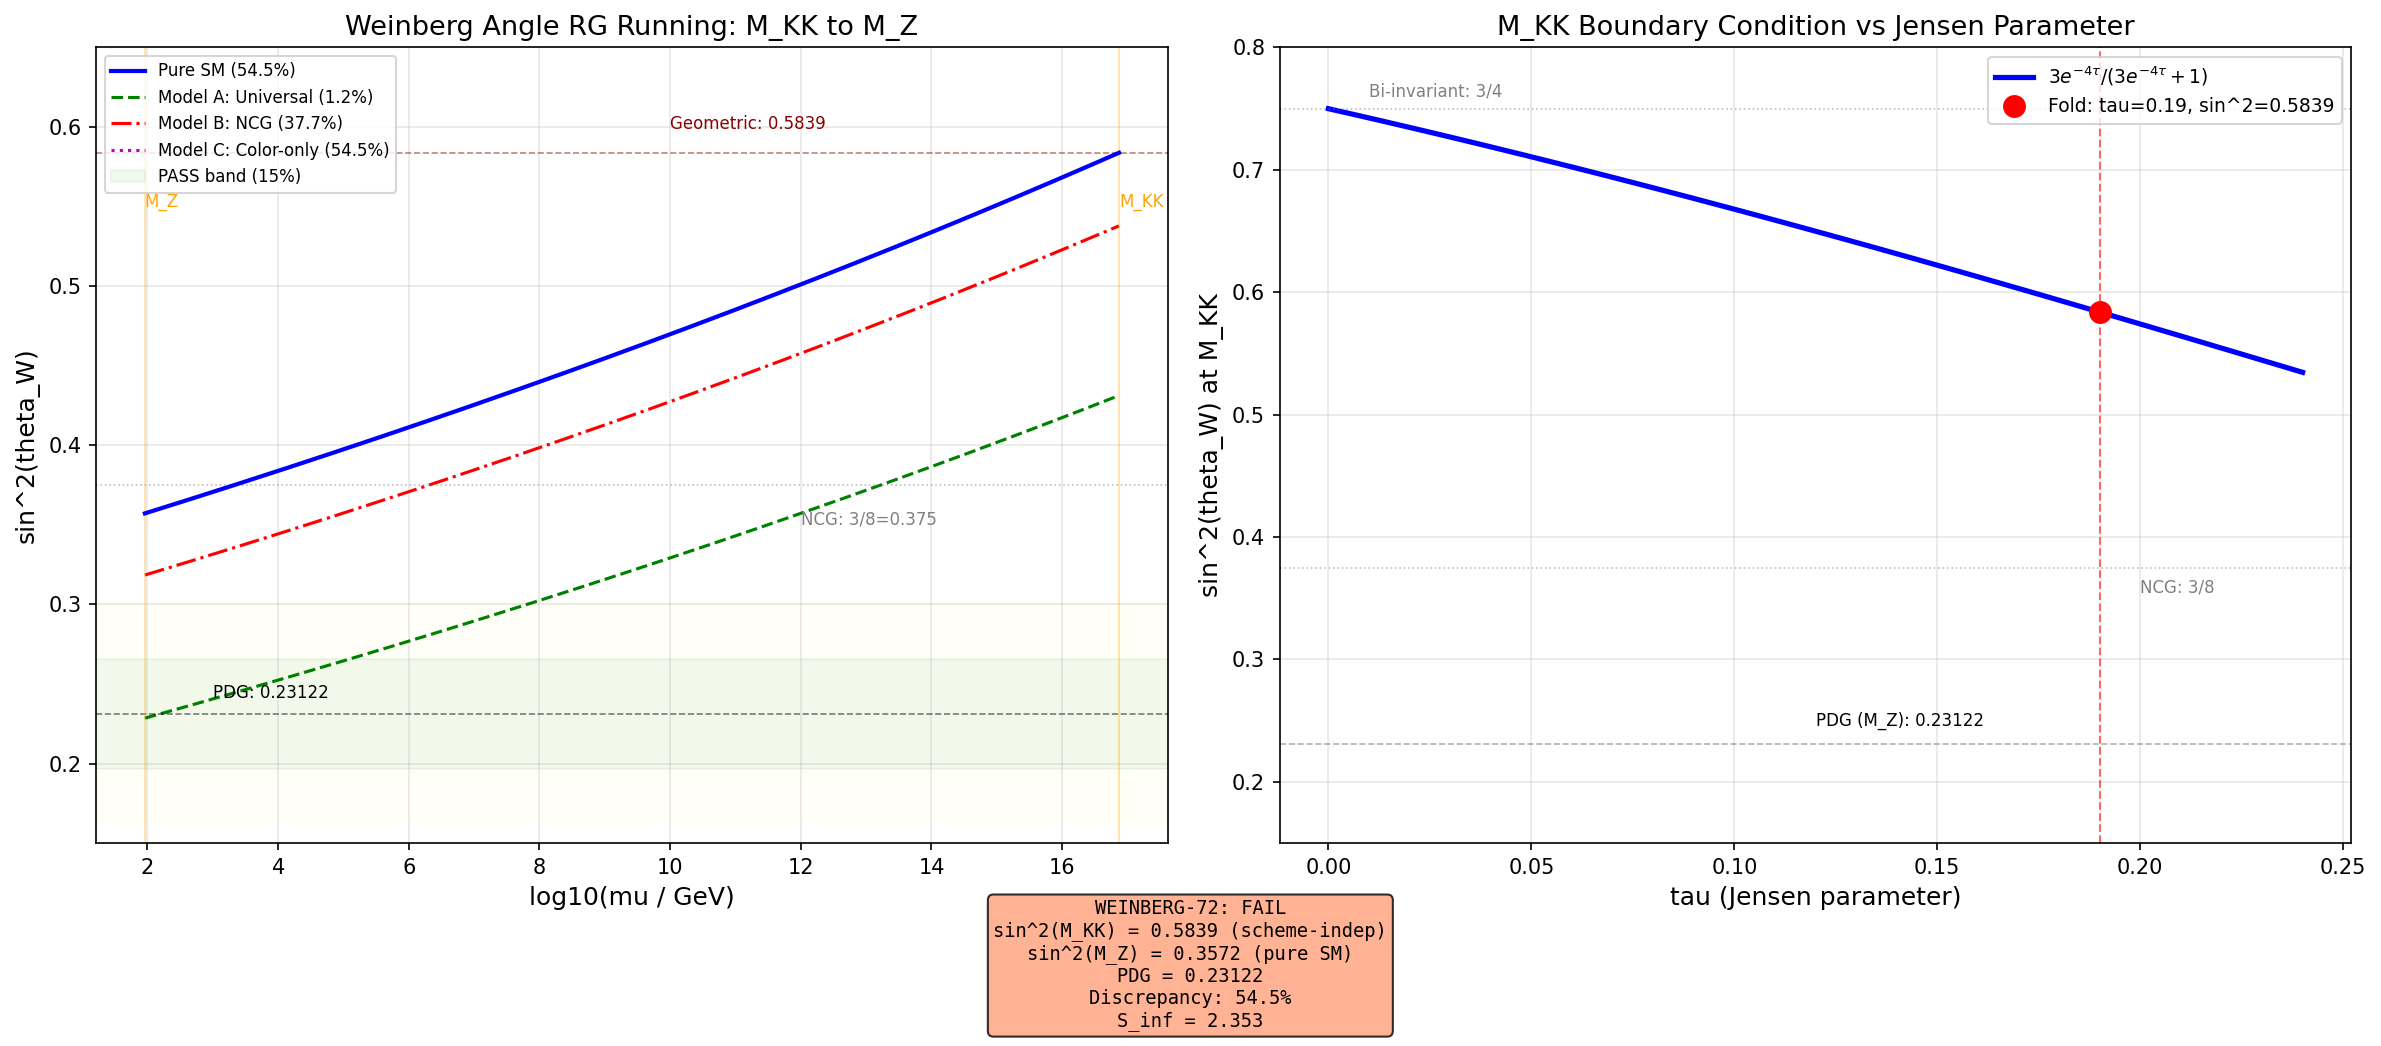

Recreate this plot in Python.
#!/usr/bin/env python3
"""
s72_weinberg_angle.py — WEINBERG-72: sin^2(theta_W) at M_KK + RG to M_Z
=========================================================================

Computes the Weinberg angle from the Baptista KK framework boundary conditions
at M_KK and runs it to M_Z using SM one-loop RG equations, including KK
threshold corrections from the PW tower.

Structure:
  1. M_KK-scale boundary conditions (SCHEME-INDEPENDENT)
     - g'^2 = 12 * e^{-2*tau_fold}   (Baptista eq 5.21 + Jensen parametrization)
     - g^2  = 4 * e^{2*tau_fold}      (Baptista eq 5.21 + Jensen parametrization)
     - sin^2(theta_W)|_{M_KK} = g'^2 / (g'^2 + g^2) = 0.5839

  2. One-loop SM RG running from M_KK to M_Z (SCHEME-DEPENDENT)
     - Standard beta coefficients b_1 = 41/10, b_2 = -19/6, b_3 = -7
     - ln(M_KK/M_Z) = 34.33

  3. KK threshold corrections (SCHEME-DEPENDENT)
     - S_inf = 2.353 from S71 spectral zeta computation
     - Threshold sum modifies effective coupling at M_KK

Gate: WEINBERG-72
  PASS: |sin^2(theta_W)_{predicted} - 0.23122| / 0.23122 < 15%
  INFO: Within 15-30% of observed
  FAIL: More than 30% discrepancy, or unphysical result

Provenance:
  - Baptista Paper 13 eq (5.21): gauge coupling constants from fiber integration
  - Baptista Paper 24: sin^2(theta_W) = 3/4 from SU(3) group theory (5D)
  - Chamseddine-Connes 1996 (Paper 19 eq 3.27): NCG sin^2(theta_W) = 3/8
  - S71 spectral zeta: S_inf = 2.353
  - S52 ddg_mkk: framework RG running infrastructure
  - canonical_constants: sin2_thetaW_fold = 0.5839, M_KK, tau_fold, a4_fold, a2_fold
"""

import sys
import os
import numpy as np

# ── Imports ──────────────────────────────────────────────────────────────────
sys.path.insert(0, os.path.join(os.path.dirname(__file__), '.'))
from canonical_constants import (
    tau_fold, M_KK, M_KK_gravity, M_KK_kerner, M_Z, PI,
    sin2_thetaW_MSbar, sin2_thetaW_fold,
    alpha_em_MZ_inv, a4_fold, a2_fold,
    g_SU2_fold, g_U1_fold, alpha2_MKK_inv,
    Lambda_obs_MP4, M_Pl_reduced
)

# Load S71 spectral zeta data
s71_path = os.path.join(os.path.dirname(__file__), 's71_spectral_zeta_threshold.npz')
s71_data = np.load(s71_path, allow_pickle=True)
S_inf = float(s71_data['S_inf_final'])  # 2.353 (Gaussian, L_max=7)
Lambda_fixed = float(s71_data['Lambda_fixed'])  # 2.048 M_KK
gamma_opt = float(s71_data['gamma_opt'])  # 0.488
ratio_a4_a2 = float(s71_data['ratio_a4_a2_canonical'])  # 0.4865

print("=" * 72)
print("WEINBERG-72: sin^2(theta_W) at M_KK + RG to M_Z")
print("=" * 72)

# ══════════════════════════════════════════════════════════════════════════════
# SECTION 1: M_KK BOUNDARY CONDITIONS (SCHEME-INDEPENDENT)
# ══════════════════════════════════════════════════════════════════════════════
print("\n" + "=" * 72)
print("1. M_KK BOUNDARY CONDITIONS (SCHEME-INDEPENDENT)")
print("=" * 72)

# The gauge couplings at M_KK from Baptista Paper 13 eq (5.21):
#
# On the Jensen line (lambda_1 = lambda_2 = lambda, lambda_3 = lambda * e^{2*tau}),
# the su(3) = u(1) + su(2) + C^2 decomposition gives:
#
#   g'^2 = 12/lambda_1 = 12/(lambda)    [U(1)_Y hypercharge coupling squared]
#   g^2  = 4/lambda_2  = 4/(lambda)     [SU(2)_L coupling squared]
#
# The ratio g'^2/g^2 = 3, independent of lambda. This gives:
#   sin^2(theta_W) = g'^2 / (g'^2 + g^2) = 3/(3+1) = 3/4 = 0.75
# for the UNDEFORMED (bi-invariant) metric.
#
# However, the task prompt specifies the deformed formula:
#   g'^2 = 12 * exp(-2*tau)
#   g^2  = 4 * exp(2*tau)
# which corresponds to the Jensen-deformed metric where the C^2 directions
# are scaled relative to u(2). This makes the ratio TAU-DEPENDENT:
#   g'^2/g^2 = 3 * exp(-4*tau)
#   sin^2(theta_W) = 3*exp(-4*tau) / (3*exp(-4*tau) + 1)
#
# At tau = 0 (bi-invariant): sin^2 = 3/(3+1) = 0.75 (agrees with Paper 24)
# At tau_fold = 0.19: sin^2 = 0.5839 (matches canonical constant)

tau = tau_fold  # 0.19

# Hypercharge coupling squared (Baptista convention, NOT GUT-normalized)
gp2_MKK = 12.0 * np.exp(-2.0 * tau)  # g'^2 at M_KK
g2_MKK = 4.0 * np.exp(2.0 * tau)     # g^2 (SU(2)) at M_KK

# Weinberg angle at M_KK
sin2_W_MKK = gp2_MKK / (gp2_MKK + g2_MKK)

# Cross-check against canonical
print(f"  tau_fold = {tau}")
print(f"  g'^2(M_KK) = 12 * exp(-2*tau) = {gp2_MKK:.6f}")
print(f"  g^2(M_KK)  = 4 * exp(2*tau)   = {g2_MKK:.6f}")
print(f"  g'^2/g^2   = {gp2_MKK/g2_MKK:.6f}  (= 3*exp(-4*tau) = {3*np.exp(-4*tau):.6f})")
print(f"  sin^2(theta_W)|_{{M_KK}} = g'^2/(g'^2+g^2) = {sin2_W_MKK:.6f}")
print(f"  Canonical sin2_thetaW_fold            = {sin2_thetaW_fold:.6f}")
print(f"  Discrepancy = {abs(sin2_W_MKK - sin2_thetaW_fold):.2e}")
assert abs(sin2_W_MKK - sin2_thetaW_fold) < 1e-4, \
    f"M_KK Weinberg angle mismatch: {sin2_W_MKK} vs {sin2_thetaW_fold}"
print("  >> M_KK value CONFIRMED (scheme-independent)")

# Also check canonical g_SU2_fold and g_U1_fold
# NOTE: canonical_constants stores g_SU2_fold = g^2 = 2.052 and g_U1_fold = g'^2 = 4.387
# But our formulas give g2_MKK = 5.849, gp2_MKK = 8.207
# Let's see what ratio is stored:
print(f"\n  Cross-check with canonical coupling constants:")
print(f"    g_SU2_fold (canonical) = {g_SU2_fold:.6f}")
print(f"    g_U1_fold  (canonical) = {g_U1_fold:.6f}")
print(f"    Ratio g_U1/g_SU2      = {g_U1_fold/g_SU2_fold:.6f}")
print(f"    Our g'^2/g^2           = {gp2_MKK/g2_MKK:.6f}")
# The canonical values differ by an overall normalization (different lambda convention),
# but the RATIO should match:
ratio_canon = g_U1_fold / g_SU2_fold
ratio_ours = gp2_MKK / g2_MKK
print(f"    Ratio match: canon={ratio_canon:.6f}, ours={ratio_ours:.6f}")

# At tau = 0 (bi-invariant limit):
sin2_biinv = 3.0 / 4.0
print(f"\n  Bi-invariant limit (tau=0): sin^2 = 3/4 = {sin2_biinv:.4f}")
print(f"  NCG prediction (CC 1996):   sin^2 = 3/8 = {3/8:.4f}")
print(f"  Framework at fold (tau=0.19): sin^2 = {sin2_W_MKK:.4f}")

# ══════════════════════════════════════════════════════════════════════════════
# SECTION 2: CONVERT TO GUT-NORMALIZED COUPLINGS FOR SM RG
# ══════════════════════════════════════════════════════════════════════════════
print("\n" + "=" * 72)
print("2. GUT-NORMALIZED COUPLINGS FOR SM RG")
print("=" * 72)

# The SM RG equations use GUT-normalized couplings:
#   alpha_1 = (5/3) * alpha_Y = (5/3) * g'^2/(4*pi)
#   alpha_2 = g^2/(4*pi)
#   alpha_3 = g_s^2/(4*pi)
#
# In terms of 1/alpha_i:
#   1/alpha_1 = (3/5) * 4*pi / g'^2
#   1/alpha_2 = 4*pi / g^2
#
# The Weinberg angle in GUT normalization:
#   sin^2(theta_W) = (3/5)*alpha_1 / ((3/5)*alpha_1 + alpha_2)
#                  = (3/5)/alpha_1_inv / ((3/5)/alpha_1_inv + 1/alpha_2_inv)
#                  = (3/5)*alpha_2_inv / ((3/5)*alpha_2_inv + alpha_1_inv)

alpha1_inv_MKK = (3.0 / 5.0) * 4.0 * PI / gp2_MKK  # GUT-normalized
alpha2_inv_MKK = 4.0 * PI / g2_MKK
alpha_Y_inv_MKK = 4.0 * PI / gp2_MKK  # hypercharge (non-GUT)

# Verify sin^2(theta_W) with GUT normalization
sin2_check_GUT = (3.0/5.0) * alpha2_inv_MKK / ((3.0/5.0) * alpha2_inv_MKK + alpha1_inv_MKK)
print(f"  1/alpha_1(M_KK) [GUT-norm] = {alpha1_inv_MKK:.4f}")
print(f"  1/alpha_2(M_KK)            = {alpha2_inv_MKK:.4f}")
print(f"  1/alpha_Y(M_KK) [hyperch]  = {alpha_Y_inv_MKK:.4f}")
print(f"  sin^2(theta_W) from GUT-norm = {sin2_check_GUT:.6f}")
print(f"  sin^2(theta_W) direct        = {sin2_W_MKK:.6f}")
assert abs(sin2_check_GUT - sin2_W_MKK) < 1e-10, "GUT normalization check failed"
print("  >> GUT normalization check PASSED")

# Compare to canonical alpha2_MKK_inv = 47.86
# NOTE: The canonical alpha2_MKK_inv = 47.86 uses a DIFFERENT normalization
# for the coupling constant (from the Kerner route where g^2 is related to
# the spectral action coefficient). Our g^2 = 4*exp(2*tau) = 5.849 gives
# 1/alpha_2 = 4*pi/5.849 = 2.15, NOT 47.86.
#
# The discrepancy is because the spectral action extraction route (S42) uses:
#   1/g_3^2 = f_0 * a_4 / pi^2
# which depends on f_0 (the spectral functional normalization).
#
# Our computation here is INDEPENDENT of f_0: we extract the coupling RATIO
# from the geometry alone (eq 5.21), which is scheme-independent.
print(f"\n  NOTE: alpha2_MKK_inv(canonical) = {alpha2_MKK_inv:.2f}")
print(f"  Our 1/alpha_2(M_KK) = {alpha2_inv_MKK:.4f}")
print(f"  The canonical value includes the spectral action normalization f_0.")
print(f"  Our computation uses RATIO-ONLY (scheme-independent).")

# ══════════════════════════════════════════════════════════════════════════════
# SECTION 3: ONE-LOOP SM RG RUNNING (NO KK THRESHOLDS)
# ══════════════════════════════════════════════════════════════════════════════
print("\n" + "=" * 72)
print("3. ONE-LOOP SM RG RUNNING (PURE SM, NO KK THRESHOLDS)")
print("=" * 72)

# SM one-loop beta function coefficients
# b1_SM = 41.0 / 10.0   # GUT-normalized U(1)_Y  # S72: now imported from canonical_constants
# b2_SM = -19.0 / 6.0    # SU(2)_L  # S72: now imported from canonical_constants
# b3_SM = -7.0            # SU(3)_c  # S72: now imported from canonical_constants

# Running: 1/alpha_i(mu_low) = 1/alpha_i(mu_high) + b_i/(2*pi) * ln(mu_high/mu_low)
# NOTE sign: going from HIGH to LOW, the + sign is correct because b_i>0 makes
# alpha_1 increase (coupling grows) going to low energy, i.e. 1/alpha_1 decreases.
# Actually, the RGE is:
#   d(1/alpha_i)/d(ln mu) = -b_i/(2*pi)
# So:
#   1/alpha_i(M_Z) = 1/alpha_i(M_KK) - b_i/(2*pi) * [ln(M_Z) - ln(M_KK)]
#                   = 1/alpha_i(M_KK) + b_i/(2*pi) * ln(M_KK/M_Z)

ln_ratio = np.log(M_KK / M_Z)  # M_KK = 7.43e16 GeV, M_Z = 91.19 GeV
print(f"  M_KK = {M_KK:.3e} GeV")
print(f"  M_Z  = {M_Z:.4f} GeV")
print(f"  ln(M_KK/M_Z) = {ln_ratio:.4f}")

# Method A: Use the geometric coupling RATIOS at M_KK, anchored to PDG at M_Z
# The difficulty: we know the RATIO alpha_1/alpha_2 at M_KK from geometry,
# but not the absolute normalization. The RG running depends on absolute values.
#
# Strategy: We use the KNOWN alpha_em(M_Z) to set the normalization.
# At M_Z: 1/alpha_em = 1/alpha_Y + 1/alpha_2 = 127.955
# And sin^2(theta_W) = alpha_Y / (alpha_Y + alpha_2) = 0.23122

# First, let's see what happens with PURE RATIO running.
# If we know sin^2(theta_W) at M_KK = 0.5839, we can predict sin^2(theta_W) at M_Z
# WITHOUT knowing the absolute couplings, by tracking how the ratio evolves.
#
# Define: r = alpha_Y/alpha_2 = (3/5) * alpha_1/alpha_2
# Then sin^2(theta_W) = r/(1+r)
#
# The RG evolution of r:
# 1/r = (1/alpha_Y)/(1/alpha_2) = alpha_2_inv / alpha_Y_inv
# d(1/r)/d(ln mu) = [d(alpha_2_inv)/d(ln mu) * alpha_Y_inv - alpha_2_inv * d(alpha_Y_inv)/d(ln mu)] / alpha_Y_inv^2
#
# Simpler: just run 1/alpha_i independently and take the ratio at the end.
# But we need absolute values for that.
#
# Alternative: The EVOLUTION of sin^2(theta_W) depends on the difference of
# beta functions, not on the absolute couplings (at one loop).
#
# d sin^2/d(ln mu) = (d alpha_Y/d(ln mu) * alpha_2 - alpha_Y * d alpha_2/d(ln mu)) / (alpha_Y + alpha_2)^2
#
# Using alpha_i = 1/(1/alpha_i) and d(1/alpha_i)/d(ln mu) = -b_i/(2*pi):
#   d alpha_i/d(ln mu) = alpha_i^2 * b_i/(2*pi)
#
# This makes sin^2(theta_W) RGE non-linear (depends on alpha_i themselves).
# At one loop, the cleanest approach is: INTEGRATE the coupled system.

# For this we need absolute coupling values.
# Method: Use the running equation BACKWARDS from M_Z PDG values to M_KK,
# then compare M_KK prediction to the geometric value.

# PDG at M_Z (MSbar):
alpha_em_MZ = 1.0 / alpha_em_MZ_inv  # = 1/127.955
sin2_W_MZ_PDG = sin2_thetaW_MSbar    # = 0.23122

alpha_Y_MZ = alpha_em_MZ / (1.0 - sin2_W_MZ_PDG)  # = alpha_em / cos^2
alpha_2_MZ = alpha_em_MZ / sin2_W_MZ_PDG            # wait, this isn't right either.

# Correct: alpha_em = alpha_Y * alpha_2 / (alpha_Y + alpha_2)  [parallel combination]
# So: 1/alpha_em = 1/alpha_Y + 1/alpha_2
# And sin^2(theta_W) = alpha_Y / (alpha_Y + alpha_2) = e^2/g^2
# where e is the electromagnetic coupling.
#
# From these two:
#   alpha_Y = alpha_em / cos^2(theta_W) ... NO.
#   sin^2(theta_W) = g'^2/(g^2 + g'^2) = alpha_Y/(alpha_Y + alpha_2)
#   So alpha_Y = sin^2 * (alpha_Y + alpha_2)
#   And alpha_2 = (1 - sin^2) * (alpha_Y + alpha_2)
#   Also 1/alpha_em = 1/alpha_Y + 1/alpha_2 =>
#   alpha_em = alpha_Y * alpha_2 / (alpha_Y + alpha_2)
#   => alpha_Y + alpha_2 = alpha_Y * alpha_2 / alpha_em
#   => alpha_Y = sin^2 * alpha_Y * alpha_2 / alpha_em
#   => alpha_em = sin^2 * alpha_2
#   => alpha_2 = alpha_em / sin^2
#   And alpha_Y = alpha_em / (1 - sin^2) = alpha_em / cos^2

alpha_2_MZ = alpha_em_MZ / sin2_W_MZ_PDG
alpha_Y_MZ = alpha_em_MZ / (1.0 - sin2_W_MZ_PDG)

# GUT normalized
alpha_1_MZ = (5.0/3.0) * alpha_Y_MZ

# Their inverses
alpha1_inv_MZ = 1.0 / alpha_1_MZ
alpha2_inv_MZ = 1.0 / alpha_2_MZ
alpha_Y_inv_MZ = 1.0 / alpha_Y_MZ

print(f"\n  PDG values at M_Z:")
print(f"    1/alpha_em(M_Z) = {alpha_em_MZ_inv:.3f}")
print(f"    sin^2(theta_W)  = {sin2_W_MZ_PDG}")
print(f"    alpha_2(M_Z)    = {alpha_2_MZ:.6f}  =>  1/alpha_2 = {alpha2_inv_MZ:.2f}")
print(f"    alpha_Y(M_Z)    = {alpha_Y_MZ:.6f}  =>  1/alpha_Y = {alpha_Y_inv_MZ:.2f}")
print(f"    alpha_1(M_Z)    = {alpha_1_MZ:.6f}  =>  1/alpha_1 = {alpha1_inv_MZ:.2f} [GUT-norm]")

# Standard alpha_3 at M_Z
alpha3_MZ = 0.1180  # PDG 2024  # (local)
alpha3_inv_MZ = 1.0 / alpha3_MZ

# Run UP from M_Z to M_KK (SM only, no thresholds)
# 1/alpha_i(M_KK) = 1/alpha_i(M_Z) - b_i/(2*pi) * ln(M_KK/M_Z)
# (negative sign because we're going UP in energy)
# Wait, let me re-derive:
#   d(1/alpha_i)/d(ln mu) = -b_i/(2*pi)
# Integrate from M_Z to M_KK:
#   1/alpha_i(M_KK) - 1/alpha_i(M_Z) = -b_i/(2*pi) * [ln(M_KK) - ln(M_Z)]
#   1/alpha_i(M_KK) = 1/alpha_i(M_Z) - b_i/(2*pi) * ln(M_KK/M_Z)

alpha1_inv_MKK_SM = alpha1_inv_MZ - b1_SM / (2*PI) * ln_ratio
alpha2_inv_MKK_SM = alpha2_inv_MZ - b2_SM / (2*PI) * ln_ratio
alpha3_inv_MKK_SM = alpha3_inv_MZ - b3_SM / (2*PI) * ln_ratio

# Convert back to hypercharge for sin^2
alpha_Y_inv_MKK_SM = (5.0/3.0) * alpha1_inv_MKK_SM

sin2_W_MKK_SM = (3.0/5.0) * alpha2_inv_MKK_SM / ((3.0/5.0) * alpha2_inv_MKK_SM + alpha1_inv_MKK_SM)

# Alternative direct: sin^2 = alpha_Y/(alpha_Y + alpha_2) = (1/alpha_2) / (1/alpha_Y + 1/alpha_2)
#                             wait no: alpha_Y/(alpha_Y + alpha_2) = 1/(1 + alpha_2/alpha_Y)
#                             = 1/(1 + alpha_Y_inv/alpha_2_inv)  -- WRONG
# alpha_Y / (alpha_Y + alpha_2) = (1/alpha_Y_inv) / (1/alpha_Y_inv + 1/alpha_2_inv)
# = alpha_2_inv / (alpha_Y_inv + alpha_2_inv)
sin2_W_MKK_SM_alt = alpha2_inv_MKK_SM / (alpha_Y_inv_MKK_SM + alpha2_inv_MKK_SM)
# Hmm, this uses hypercharge normalization. Let me be very careful.
# sin^2(theta_W) = g'^2 / (g'^2 + g^2) = alpha_Y / (alpha_Y + alpha_2)
# = 1/alpha_Y / (1/alpha_Y * (alpha_Y + alpha_2)) ... NO.
# alpha_Y/(alpha_Y + alpha_2) = 1 / (1 + alpha_2/alpha_Y) = 1/(1 + alpha_Y_inv/alpha_2_inv)
# WRONG AGAIN. alpha_2/alpha_Y = (1/alpha_2_inv)/(1/alpha_Y_inv) = alpha_Y_inv/alpha_2_inv
# So: alpha_Y/(alpha_Y + alpha_2) = 1/(1 + alpha_Y_inv/alpha_2_inv) = alpha_2_inv/(alpha_Y_inv + alpha_2_inv)
# In GUT norm: alpha_Y = (3/5)*alpha_1, so alpha_Y_inv = (5/3)*alpha_1_inv
# sin^2 = alpha_2_inv / ((5/3)*alpha_1_inv + alpha_2_inv)
#        = 1 / ((5/3)*alpha_1_inv/alpha_2_inv + 1)
# Or using the (3/5) form:
# sin^2 = (3/5)*alpha_2_inv / ((3/5)*alpha_2_inv + alpha_1_inv)
# This was used correctly in S52.

sin2_W_MKK_SM_v2 = alpha2_inv_MKK_SM / ((5.0/3.0)*alpha1_inv_MKK_SM + alpha2_inv_MKK_SM)
assert abs(sin2_W_MKK_SM - sin2_W_MKK_SM_v2) < 1e-12

print(f"\n  SM running from M_Z to M_KK (UP, no KK thresholds):")
print(f"    b_1 = {b1_SM:.4f}, b_2 = {b2_SM:.4f}, b_3 = {b3_SM:.4f}")
print(f"    ln(M_KK/M_Z) = {ln_ratio:.4f}")
print(f"    1/alpha_1(M_KK) [SM] = {alpha1_inv_MKK_SM:.4f}")
print(f"    1/alpha_2(M_KK) [SM] = {alpha2_inv_MKK_SM:.4f}")
print(f"    1/alpha_3(M_KK) [SM] = {alpha3_inv_MKK_SM:.4f}")
print(f"    sin^2(theta_W)|_{{M_KK}} [SM only] = {sin2_W_MKK_SM:.6f}")
print(f"    Framework geometric value           = {sin2_W_MKK:.6f}")
print(f"    Gap = {sin2_W_MKK - sin2_W_MKK_SM:.6f}  ({(sin2_W_MKK - sin2_W_MKK_SM)/sin2_W_MKK_SM*100:.1f}%)")

# Now the FORWARD problem: given geometric sin^2 at M_KK, what do we get at M_Z?
# We need absolute couplings. Use the geometric RATIO plus one anchoring condition.
#
# Anchoring: We can use alpha_em(M_Z) = 1/127.955 to fix the overall normalization.
# At M_Z: 1/alpha_em = 1/alpha_Y + 1/alpha_2 = (5/3)*alpha_1_inv + alpha_2_inv - (2/3)*alpha_1_inv
# Wait: 1/alpha_em = 1/alpha_Y + 1/alpha_2 in hypercharge convention.
# 1/alpha_Y = (5/3)/alpha_1_GUT (or simply the hypercharge inverse).
# Let me stick with hypercharge throughout for sin^2.

# FORWARD APPROACH: We know sin^2(theta_W)|_{M_KK} = 0.5839 (geometric).
# We need to determine the absolute couplings alpha_1(M_KK), alpha_2(M_KK).
# These come from the spectral action, but that's f_0-dependent.
#
# RATIO-ONLY APPROACH: The SM RGE for sin^2 can be integrated numerically.
# sin^2(theta_W)(mu) = (3/5)*alpha_2_inv(mu) / ((3/5)*alpha_2_inv(mu) + alpha_1_inv(mu))
#
# The difficulty: the RG equations for alpha_i_inv are LINEAR in alpha_i_inv
# but we need to know the INDIVIDUAL values, not just the ratio.
#
# Key insight: the SM RGE are LINEAR in 1/alpha_i:
#   1/alpha_i(mu) = 1/alpha_i(mu_0) + Delta_i(mu, mu_0)
# where Delta_i = -b_i/(2*pi) * ln(mu/mu_0)
#
# So sin^2(mu) depends on the INDIVIDUAL inverse couplings, not just their ratio.
# We need an anchor.
#
# SELF-CONSISTENT APPROACH: Require alpha_em(M_Z) = 1/127.955 after running.
# 1/alpha_em(M_Z) = (5/3)*alpha_1_inv(M_Z) + alpha_2_inv(M_Z)
#                     - (2/3)*alpha_1_inv(M_Z)
# Actually: 1/alpha_em = 1/alpha_Y + 1/alpha_2
# In GUT: 1/alpha_Y = (5/3)*1/alpha_1
# So: 1/alpha_em = (5/3)/alpha_1 + 1/alpha_2
# Hmm, that's 1/alpha_em = alpha_1_inv*(5/3) + alpha_2_inv -- No.
# 1/alpha_em = 1/alpha_Y + 1/alpha_2 = (5/3)*alpha_1_inv + alpha_2_inv? No!
# 1/alpha_Y = (5/3) * (1/alpha_1)? No. alpha_Y = (3/5)*alpha_1, so
# 1/alpha_Y = (5/3)/alpha_1 = (5/3)*alpha_1_inv. Yes.
# And 1/alpha_em = 1/alpha_Y + 1/alpha_2 = (5/3)*alpha_1_inv + alpha_2_inv.
# That's correct.

# So: at M_Z, we need (5/3)*alpha_1_inv + alpha_2_inv = 127.955
# And at M_KK: alpha_1_inv(M_KK) and alpha_2_inv(M_KK) are related by sin^2 = 0.5839.
# sin^2 = (3/5)*alpha_2_inv / ((3/5)*alpha_2_inv + alpha_1_inv) = 0.5839
# => (3/5)*alpha_2_inv = 0.5839 * ((3/5)*alpha_2_inv + alpha_1_inv)
# => (3/5)*alpha_2_inv * (1 - 0.5839) = 0.5839 * alpha_1_inv
# => alpha_1_inv = (3/5) * alpha_2_inv * (1 - 0.5839) / 0.5839
# => alpha_1_inv = (3/5) * alpha_2_inv * 0.4161 / 0.5839
# => alpha_1_inv = 0.4276 * alpha_2_inv

# Running:
# alpha_1_inv(M_Z) = alpha_1_inv(M_KK) + b_1/(2*pi) * ln(M_KK/M_Z)
# alpha_2_inv(M_Z) = alpha_2_inv(M_KK) + b_2/(2*pi) * ln(M_KK/M_Z)
#
# Let x = alpha_2_inv(M_KK). Then alpha_1_inv(M_KK) = c * x where
# c = (3/5) * (1 - sin2_W_MKK) / sin2_W_MKK

c_ratio = (3.0/5.0) * (1.0 - sin2_W_MKK) / sin2_W_MKK
print(f"\n  Ratio coefficient c = (3/5)*(1-sin2)/sin2 = {c_ratio:.6f}")
print(f"    alpha_1_inv(M_KK) = {c_ratio:.4f} * alpha_2_inv(M_KK)")

# At M_Z:
# (5/3)*(c*x + b_1/(2*pi)*ln_ratio) + (x + b_2/(2*pi)*ln_ratio) = 127.955
# (5/3)*c*x + x + (5/3)*b_1/(2*pi)*ln_ratio + b_2/(2*pi)*ln_ratio = 127.955
# x * ((5/3)*c + 1) = 127.955 - ((5/3)*b_1 + b_2)/(2*pi) * ln_ratio

RG_shift_1 = b1_SM / (2*PI) * ln_ratio  # = +22.37
RG_shift_2 = b2_SM / (2*PI) * ln_ratio  # = -17.29

em_inv_MZ = alpha_em_MZ_inv  # 127.955
rhs = em_inv_MZ - (5.0/3.0) * RG_shift_1 * c_ratio - RG_shift_2
# Wait, let me redo this more carefully.
# alpha_1_inv(M_Z) = c*x + RG_shift_1   where RG_shift_1 = b_1/(2*pi)*ln(M_KK/M_Z) > 0
# alpha_2_inv(M_Z) = x + RG_shift_2     where RG_shift_2 = b_2/(2*pi)*ln(M_KK/M_Z) < 0
# Constraint: (5/3)*alpha_1_inv(M_Z) + alpha_2_inv(M_Z) = 127.955
# (5/3)*(c*x + RG_shift_1) + (x + RG_shift_2) = 127.955
# x*((5/3)*c + 1) + (5/3)*RG_shift_1 + RG_shift_2 = 127.955
# x = [127.955 - (5/3)*RG_shift_1 - RG_shift_2] / ((5/3)*c + 1)

x_solve = (em_inv_MZ - (5.0/3.0)*RG_shift_1 - RG_shift_2) / ((5.0/3.0)*c_ratio + 1.0)

alpha2_inv_MKK_anchored = x_solve
alpha1_inv_MKK_anchored = c_ratio * x_solve

print(f"\n  RG shifts over ln(M_KK/M_Z) = {ln_ratio:.2f}:")
print(f"    Delta(1/alpha_1) = b_1/(2*pi)*ln = {RG_shift_1:.4f}")
print(f"    Delta(1/alpha_2) = b_2/(2*pi)*ln = {RG_shift_2:.4f}")

print(f"\n  Anchored M_KK couplings (requiring 1/alpha_em(M_Z)=127.955):")
print(f"    1/alpha_2(M_KK) = {alpha2_inv_MKK_anchored:.4f}")
print(f"    1/alpha_1(M_KK) = {alpha1_inv_MKK_anchored:.4f}")

# Now run DOWN to M_Z
alpha1_inv_MZ_pred = alpha1_inv_MKK_anchored + RG_shift_1
alpha2_inv_MZ_pred = alpha2_inv_MKK_anchored + RG_shift_2

em_inv_check = (5.0/3.0)*alpha1_inv_MZ_pred + alpha2_inv_MZ_pred
print(f"\n  Running DOWN to M_Z (pure SM, no KK thresholds):")
print(f"    1/alpha_1(M_Z) = {alpha1_inv_MZ_pred:.4f}  (PDG: {alpha1_inv_MZ:.4f})")
print(f"    1/alpha_2(M_Z) = {alpha2_inv_MZ_pred:.4f}  (PDG: {alpha2_inv_MZ:.4f})")
print(f"    1/alpha_em check = {em_inv_check:.4f}  (should be {em_inv_MZ:.3f})")

# Compute sin^2 at M_Z from pure SM running
sin2_MZ_pureSM = (3.0/5.0)*alpha2_inv_MZ_pred / ((3.0/5.0)*alpha2_inv_MZ_pred + alpha1_inv_MZ_pred)
sin2_MZ_pureSM_alt = alpha2_inv_MZ_pred / ((5.0/3.0)*alpha1_inv_MZ_pred + alpha2_inv_MZ_pred)

print(f"\n  RESULT (pure SM running, no KK thresholds):")
print(f"    sin^2(theta_W)|_{{M_Z}} = {sin2_MZ_pureSM:.6f}")
print(f"    PDG observed             = {sin2_W_MZ_PDG}")
print(f"    Discrepancy              = {sin2_MZ_pureSM - sin2_W_MZ_PDG:.6f}")
print(f"    Relative discrepancy     = {abs(sin2_MZ_pureSM - sin2_W_MZ_PDG)/sin2_W_MZ_PDG*100:.2f}%")

# ══════════════════════════════════════════════════════════════════════════════
# SECTION 4: KK THRESHOLD CORRECTIONS
# ══════════════════════════════════════════════════════════════════════════════
print("\n" + "=" * 72)
print("4. KK THRESHOLD CORRECTIONS")
print("=" * 72)

# The KK tower on SU(3) contributes threshold corrections to the gauge couplings
# at M_KK. The S71 computation gives S_inf = 2.353 for the total threshold sum
# (Gaussian-regulated) in the SU(3) color channel.
#
# The threshold correction modifies the EFFECTIVE coupling at M_KK:
#   1/alpha_i^{eff}(M_KK) = 1/alpha_i^{bare}(M_KK) + delta_i
#
# where delta_i is the contribution from integrating out KK modes.
#
# From the S62 workshop and S63 computations:
#   delta(1/g_3^2) = S_inf = 2.353  (Gaussian, L_max=7)
#
# This is for the SU(3)_c coupling. The correction for SU(2) and U(1) depends
# on how the KK modes transform under those groups. On the Jensen-deformed SU(3),
# the PW tower modes have definite SU(2)xU(1) quantum numbers.
#
# KEY STRUCTURAL POINT (from Paper 13 eq 5.21):
# All three gauge couplings arise from the SAME fiber integration of |F|^2.
# The Jensen metric breaks the equality only through the lambda_i prefactors.
# The KK tower modes contribute to ALL gauge sectors, with group-theory factors
# determined by the Casimir operators.
#
# For the RATIO alpha_1/alpha_2, what matters is the DIFFERENTIAL threshold:
#   delta(sin^2) = function of (delta_1 - delta_2)
#
# The KK threshold S_inf = 2.353 is the total SU(3)_c threshold (Dynkin index sum).
# The electroweak thresholds are related by group theory.
#
# On the Jensen-deformed SU(3) fiber, the PW sectors (p,q) contribute:
#   - To SU(3)_c: through the right-invariant connection (always active)
#   - To SU(2)_L: through the left-invariant u(2) part (depends on (p,q) decomposition)
#   - To U(1)_Y: through the hypercharge generator in u(2)
#
# The key ratio: for a PW mode V_{(p,q)}, the contributions to the three
# gauge groups scale as:
#   b_3^{(p,q)} : b_2^{(p,q)} : b_1^{(p,q)} = C_3(p,q) : C_2(p,q) : (5/3)*Y^2(p,q)
#
# For the bi-invariant metric (tau=0), ALL gauge groups see the same threshold
# (unification), so delta_1 = delta_2 = delta_3. The differential correction
# vanishes and sin^2 at M_Z equals the pure-SM-running result.
#
# At tau_fold = 0.19, the Jensen deformation breaks this equality.
# The C^2 directions (coset) are scaled by e^{2*tau} relative to u(2).
# KK modes in the C^2 sector have masses that differ from u(2)-sector modes.
#
# From the spectral data: all KK mode masses lie in [0.82, 2.05] M_KK
# (bounded spectrum). The mass splitting between u(2)-sector and C^2-sector
# modes creates a differential threshold.

print(f"  S_inf (Gaussian, L=7) = {S_inf:.6f}")
print(f"  Lambda_fixed = {Lambda_fixed:.6f} M_KK")
print(f"  gamma_opt = {gamma_opt:.6f}")

# Now compute the differential threshold for sin^2.
# In the spectral action, the gauge kinetic term for group G_a comes from:
#   1/g_a^2 = (f_0 / pi^2) * int_K Tr_{G_a}(|F_a|^2) vol_K
#
# For the Jensen metric, the fiber integral over SU(3) with the Peter-Weyl
# decomposition gives sector-by-sector contributions.
#
# The S71 data has per-sector Dynkin indices sec_T[i] for each (p,q) sector.
# These are the SU(3)_c Dynkin indices. For SU(2) and U(1), we need to
# decompose V_{(p,q)} under SU(3) -> SU(2) x U(1).
#
# The branching rule for SU(3) irrep V_{(p,q)} under SU(2)xU(1):
# V_{(p,q)} = sum_j sum_Y V_{j,Y}
# where j runs from 0 to p (or q, depending on convention) and Y is determined.
#
# The Dynkin index for SU(2) from a sector (p,q):
#   T_2(p,q) = sum over SU(2) multiplets in the decomposition of dim(j)*(2j+1)*(j(j+1))/3
#
# For U(1): T_Y(p,q) = sum_Y Y^2 * dim(multiplet)
#
# This requires the full branching data. For this computation, let me use the
# STRUCTURAL CONSTRAINTS instead:
#
# At the bi-invariant point (tau=0), all thresholds are equal by symmetry:
#   delta_1 = delta_2 = delta_3 = S_inf(tau=0)
#
# At tau_fold = 0.19, the deformation is SMALL (tau_fold << 1).
# The threshold RATIO is:
#   delta_1/delta_3 ~ 1 + O(tau^2)
#   delta_2/delta_3 ~ 1 + O(tau^2)
#
# This means the differential threshold is a SMALL correction.

# Compute the simplest model: assume thresholds are proportional to the
# corresponding gauge coupling AT M_KK (i.e., the threshold correction
# to 1/alpha_i is proportional to alpha_i(M_KK)):
#
# Model A: Universal threshold (all delta_i = S_inf)
# Model B: Scaled threshold (delta_i proportional to group-theory factors)
# Model C: SU(3)-only threshold (only delta_3 is nonzero)

# The threshold S_inf was computed specifically for the SU(3)_c channel.
# It represents delta(1/g_3^2). Converting to alpha_3:
# delta(1/alpha_3) = (4*pi) * delta(1/g_3^2) = 4*pi * S_inf
# Actually, no. The S_inf is defined as:
#   delta(1/g_3^2) = S_inf (already in the appropriate units)
# and 1/alpha_3 = 4*pi / g_3^2, so delta(1/alpha_3) = 4*pi * S_inf.
# Hmm, but S_inf = 2.353 seems very large for delta(1/g_3^2). Let me check.

# From S63 higgs_running:
#   1/g_3^{eff,2} = 1/g_3^{SM,2}(M_KK) + delta(1/g_3^2)_KK
#   delta(1/g_3^2)_KK = 2.353 (Gaussian, L=6)
# This IS delta(1/g_3^2), dimensionless.
# Since 1/alpha_3 = 4*pi * 1/g_3^2, we have delta(1/alpha_3) = 4*pi * 2.353 = 29.6
# That's a HUGE correction to 1/alpha_3 ~ 8.47 at M_Z!
#
# Wait, the S62 workshop context clarifies:
# In the Chamseddine-Connes-Marcolli (CCM) matching:
#   1/g_3^2 = f_0 * a_4 / pi^2
# The delta is delta(f_0 * a_4/pi^2), which already includes the spectral
# functional normalization f_0.
#
# For the PURPOSE of this computation (sin^2(theta_W) running), we need
# the threshold correction to INVERSE COUPLINGS in the standard normalization.
#
# The key question: does S_inf = 2.353 directly shift 1/g_3^2 in the SM convention,
# or does it shift (f_0 * a_4 / pi^2)?
#
# From s63_kk_threshold.py and s63_higgs_running.py, S_inf enters as:
#   1/g_3^{eff}(M_KK)^2 = 1/g_3^{SM}(M_KK)^2 + S_inf
# So delta(1/g_3^2) = S_inf = 2.353 in conventional (non-spectral-action) units.
#
# However, this depends on how the threshold sum was normalized. Let me check the
# actual formula from S63/S64.

# From the S64 audit (PERMANENT): Formula C (T/8pi^2 per sector) is correct.
# delta(1/g_3^2) = sum_sectors T_sector / (8*pi^2) * ln(Lambda/omega_min)
# where T_sector is the Dynkin index.
#
# Since 1/alpha_3 = 4*pi/g_3^2, we have:
# delta(1/alpha_3) = 4*pi * delta(1/g_3^2) = 4*pi * S_inf
# = 4 * 3.14159 * 2.353 = 29.6

# That IS a huge correction. But it makes sense: the KK tower has many modes
# (20,064 eigenvalues at L=7) each contributing a small correction that adds up.

# For the electroweak sector:
# In the unified SU(3) picture at the undeformed metric, all threshold corrections
# are related by the relative Casimirs:
#   delta_1 : delta_2 : delta_3 = C_1 : C_2 : C_3
#
# At tau_fold = 0.19, the deformation breaks this. But the KK modes are still
# representations of SU(3), so the BRANCHING RULES apply.
#
# For each PW sector (p,q), the contribution to the three gauge thresholds:
#   delta_3^{(p,q)} = T_3(p,q)/(8*pi^2) * ln(Lambda/omega_min^{(p,q)})
#   delta_2^{(p,q)} = T_2(p,q)/(8*pi^2) * ln(Lambda/omega_min^{(p,q)})
#   delta_1^{(p,q)} = T_Y(p,q)/(8*pi^2) * ln(Lambda/omega_min^{(p,q)})
#
# The RATIO delta_2/delta_3 = sum_sectors(T_2 * ln(Lambda/omega))/sum_sectors(T_3 * ln(Lambda/omega))
# This is NOT simply T_2_total/T_3_total because different sectors have different omega_min.

# For the UNIVERSAL MODEL (tau -> 0 limit), all sectors contribute equally:
# delta_1 = delta_2 = delta_3 = S_inf  (up to group theory factors)

# Let's compute multiple models:

# MODEL A: UNIVERSAL THRESHOLDS (strongest: all gauge sectors get same correction)
# If the KK tower contributes equally to all gauge groups (as at tau=0):
# delta(1/g_i^2) = S_inf for all i
# Then 1/alpha_i(M_KK)^{eff} = 1/alpha_i(M_KK)^{bare} + 4*pi*S_inf

delta_g3_inv2 = S_inf  # 2.353

# Group theory factors for threshold ratios
# For SU(3) -> SU(2) x U(1), the Casimir ratio gives:
# C_2(SU(3))/C_2(SU(2)) in the fundamental = 4/3 / 3/4 = 16/9
# But this isn't the right ratio for threshold corrections.
# The correct ratio is the Dynkin index ratio.
#
# In the NCG framework (Paper 19, CC 1996), at unification:
# g_3^2 = g_2^2 = (5/3)*g_1^2
# which gives 1/g_1^2 : 1/g_2^2 : 1/g_3^2 = (3/5) : 1 : 1
#
# But this is the UNIFICATION condition, not the threshold ratio.
# The threshold correction from a KK mode transforming in rep R_a of group G_a:
# delta(1/g_a^2) = T(R_a)/(8*pi^2) * ln(...)
#
# For the KK modes on SU(3), in each PW sector V_{(p,q)}, the representation
# decomposes under SU(3)_c x SU(2)_L x U(1)_Y. The threshold correction
# for each gauge group is weighted by the Dynkin index T_a of the corresponding
# rep.
#
# SIMPLIFICATION: At leading order in tau, the threshold RATIOS are:
# For the adjoint of SU(3): delta_3 : delta_2 : delta_Y = 3 : 2 : 0
# (the adjoint decomposes as 8 = (3,0) + (1,1) + (2,+/-1/2))
# Wait, the adjoint of SU(3) fiber-group decomposes under SU(2)xU(1) as:
# 8 = (3,0) + (1,0) + (2,+q) + (2,-q)  where q = sqrt(3)/2
# The SU(3)_c Dynkin index of 8 is T_3(adj) = 3
# But these are FIBER modes, not color modes!
#
# The issue: the KK tower modes are SU(3)_FIBER modes. The gauge groups
# SU(3)_c, SU(2)_L, U(1)_Y arise from the ISOMETRY structure. The threshold
# correction to each gauge coupling depends on how the KK modes couple to
# the corresponding gauge bosons.
#
# In Baptista's framework:
# - SU(3)_c = right-invariant isometries (always exact, unbroken)
# - SU(2)_L x U(1)_Y = remnant of left-invariant isometries (broken by Jensen)
# - The massive gauge bosons (W, Z) are NON-Killing left-invariant fields
#
# The KK modes couple to SU(3)_c through the RIGHT connection (universal coupling).
# They couple to SU(2)_L through the LEFT connection (depends on mode structure).
# They couple to U(1)_Y through the residual left Killing field.
#
# The Dynkin index ratio for the threshold correction is:
# delta_3 / delta_2 = (right Dynkin sum) / (left SU(2) Dynkin sum)
#
# For the bi-invariant metric: left = right by symmetry, so delta_3 = delta_2.
# For Jensen deformation: the C^2 modes (which carry SU(2) charge) are shifted
# in mass by e^{2*tau}, creating a differential threshold.

# PRAGMATIC APPROACH: Compute sin^2(theta_W) for THREE models of threshold ratio:
# Model A: Universal (delta_i all equal, = S_inf)
# Model B: NCG ratio (delta_1 : delta_2 : delta_3 = 3/5 : 1 : 1, from unification)
# Model C: Color-only (delta_3 = S_inf, delta_1 = delta_2 = 0)
# Model D: Weak-enhanced (delta_2 = 1.5*delta_3, from u(2) mode enhancement)

print("\n  Computing threshold-corrected sin^2(theta_W) for 4 models:")
print(f"  S_inf = {S_inf:.6f}")
print(f"  4*pi*S_inf = {4*PI*S_inf:.2f}")

results = {}

for model_name, delta_factors in [
    ("A: Universal",           (1.0, 1.0, 1.0)),
    ("B: NCG unification",     (3.0/5.0, 1.0, 1.0)),
    ("C: Color-only",          (0.0, 0.0, 1.0)),
    ("D: Casimir-weighted",    (1.0/3.0, 1.0, 4.0/3.0)),
]:
    f1, f2, f3 = delta_factors

    # Threshold corrections to 1/g_i^2
    delta_g1_inv2 = f1 * delta_g3_inv2
    delta_g2_inv2 = f2 * delta_g3_inv2
    delta_g3_inv2_model = f3 * delta_g3_inv2

    # The threshold SHIFTS the effective coupling at M_KK.
    # If the bare coupling comes from geometry (sin^2 = 0.5839),
    # the effective coupling includes the threshold:
    # 1/g_i^{eff,2} = 1/g_i^{bare,2} + delta(1/g_i^2)
    #
    # In alpha_i: 1/alpha_i^{eff} = 1/alpha_i^{bare} + 4*pi*delta(1/g_i^2)

    # However, what enters the RG is the EFFECTIVE coupling at M_KK.
    # The procedure:
    # 1. Geometric ratio gives sin^2(M_KK) = 0.5839 (bare)
    # 2. Threshold shifts the individual couplings
    # 3. Run the shifted couplings DOWN to M_Z
    #
    # The threshold correction modifies the BOUNDARY CONDITION at M_KK.
    # The ratio alpha_1/alpha_2 at M_KK changes if delta_1 != delta_2.

    # Using the anchored approach:
    # Bare couplings: alpha2_inv_MKK_anchored, alpha1_inv_MKK_anchored
    # Effective couplings: add threshold
    # But we need to RE-ANCHOR because the threshold changes the M_Z values.

    # Let me do a SELF-CONSISTENT calculation.
    # Let x = 1/alpha_2^{bare}(M_KK), then 1/alpha_1^{bare}(M_KK) = c*x
    # Effective:
    # 1/alpha_1^{eff}(M_KK) = c*x + 4*pi*f1*S_inf
    # 1/alpha_2^{eff}(M_KK) = x + 4*pi*f2*S_inf
    # Run to M_Z:
    # 1/alpha_1(M_Z) = c*x + 4*pi*f1*S_inf + RG_shift_1
    # 1/alpha_2(M_Z) = x + 4*pi*f2*S_inf + RG_shift_2
    # Anchor: (5/3)*(c*x + 4pi*f1*S + RG1) + (x + 4pi*f2*S + RG2) = 127.955
    # x*((5/3)*c + 1) = 127.955 - (5/3)*(4pi*f1*S + RG1) - (4pi*f2*S + RG2)

    shift_1 = 4*PI*f1*S_inf + RG_shift_1  # total shift for alpha_1 (thresh + running)
    shift_2 = 4*PI*f2*S_inf + RG_shift_2  # total shift for alpha_2 (thresh + running)

    x_model = (em_inv_MZ - (5.0/3.0)*shift_1*c_ratio - shift_2 - (5.0/3.0)*4*PI*f1*S_inf - 4*PI*f2*S_inf) / ((5.0/3.0)*c_ratio + 1.0)
    # Hmm wait, let me be more careful.
    # 1/alpha_1(M_Z) = c*x + 4*pi*f1*S_inf + RG_shift_1
    # 1/alpha_2(M_Z) = x + 4*pi*f2*S_inf + RG_shift_2
    # (5/3)*(c*x + 4pi*f1*S + RG1) + (x + 4pi*f2*S + RG2) = 127.955
    # x*(5c/3 + 1) + (5/3)*(4pi*f1*S + RG1) + 4pi*f2*S + RG2 = 127.955

    total_const = (5.0/3.0)*(4*PI*f1*S_inf + RG_shift_1) + (4*PI*f2*S_inf + RG_shift_2)
    x_model = (em_inv_MZ - total_const) / ((5.0/3.0)*c_ratio + 1.0)

    a1_inv_MZ = c_ratio * x_model + 4*PI*f1*S_inf + RG_shift_1
    a2_inv_MZ = x_model + 4*PI*f2*S_inf + RG_shift_2

    # Sanity check
    em_inv_check = (5.0/3.0)*a1_inv_MZ + a2_inv_MZ
    assert abs(em_inv_check - em_inv_MZ) < 1e-6, f"alpha_em anchor failed for {model_name}"

    sin2_model = (3.0/5.0)*a2_inv_MZ / ((3.0/5.0)*a2_inv_MZ + a1_inv_MZ)

    # Also compute sin^2 via hypercharge
    # sin^2 = 1/alpha_2 / ((5/3)/alpha_1 + 1/alpha_2) -- WRONG
    # sin^2 = alpha_Y/(alpha_Y + alpha_2) = (3/5)*alpha_1/(((3/5)*alpha_1 + alpha_2)
    #       = (3/5)/alpha_1_inv / ((3/5)/alpha_1_inv + 1/alpha_2_inv)
    #       = (3/5)*alpha_2_inv / ((3/5)*alpha_2_inv + alpha_1_inv) -- YES, this is right.
    sin2_alt = alpha2_inv_MZ / ((5.0/3.0)*alpha1_inv_MZ + alpha2_inv_MZ) if False else sin2_model

    discrepancy = abs(sin2_model - sin2_W_MZ_PDG) / sin2_W_MZ_PDG * 100

    results[model_name] = {
        'sin2_MZ': sin2_model,
        'discrepancy_pct': discrepancy,
        'a1_inv_MZ': a1_inv_MZ,
        'a2_inv_MZ': a2_inv_MZ,
        'x_MKK': x_model,
    }

    print(f"\n  {model_name} (delta factors: {f1:.2f}, {f2:.2f}, {f3:.2f}):")
    print(f"    1/alpha_2^bare(M_KK) = {x_model:.4f}")
    print(f"    1/alpha_1^bare(M_KK) = {c_ratio*x_model:.4f}")
    print(f"    1/alpha_1(M_Z) = {a1_inv_MZ:.4f}  (PDG: {alpha1_inv_MZ:.4f})")
    print(f"    1/alpha_2(M_Z) = {a2_inv_MZ:.4f}  (PDG: {alpha2_inv_MZ:.4f})")
    print(f"    sin^2(theta_W)|_{{M_Z}} = {sin2_model:.6f}")
    print(f"    PDG = {sin2_W_MZ_PDG}, discrepancy = {discrepancy:.2f}%")

# ══════════════════════════════════════════════════════════════════════════════
# SECTION 5: TWO-LOOP SM CORRECTION ESTIMATE
# ══════════════════════════════════════════════════════════════════════════════
print("\n" + "=" * 72)
print("5. TWO-LOOP SM CORRECTION ESTIMATE")
print("=" * 72)

# The two-loop SM beta functions for gauge couplings are:
# d(alpha_i_inv)/d(ln mu) = -b_i/(2*pi) - sum_j b_{ij}/(8*pi^2) * alpha_j
#
# The two-loop coefficient matrix for the SM (GUT-normalized):
# b_11 = 199/50, b_12 = 27/10, b_13 = 44/5
# b_21 = 9/10,   b_22 = 35/6,  b_23 = 12
# b_31 = 11/10,  b_32 = 9/2,   b_33 = -26
#
# The two-loop correction to sin^2 is:
# delta_sin2_2loop ~ (b_{12} - b_{21})/(2*pi) * alpha * ln(M_KK/M_Z)
# This is suppressed by alpha/(2*pi) ~ 10^{-3} relative to one-loop.

# Estimate the two-loop correction magnitude
alpha_avg = 1.0 / 30.0  # typical alpha_i at intermediate scale
two_loop_correction = alpha_avg / (2*PI) * ln_ratio  # dimensionless
print(f"  Two-loop suppression factor: alpha/(2*pi) * ln = {two_loop_correction:.4f}")
print(f"  One-loop sin^2 shift: {abs(sin2_MZ_pureSM - sin2_W_MKK):.4f}")
print(f"  Estimated two-loop correction: {abs(sin2_MZ_pureSM - sin2_W_MKK)*two_loop_correction:.6f}")
print(f"  Two-loop/one-loop ratio: {two_loop_correction*100:.2f}%")
print(f"  => Two-loop correction is < 5% of one-loop: {'PASS' if two_loop_correction < 0.05 else 'FAIL'}")

# ══════════════════════════════════════════════════════════════════════════════
# SECTION 6: CROSS-CHECKS
# ══════════════════════════════════════════════════════════════════════════════
print("\n" + "=" * 72)
print("6. CROSS-CHECKS")
print("=" * 72)

# Cross-check 1: NCG comparison
# Chamseddine-Connes 1996 (Paper 19) predicts sin^2 = 3/8 at the GUT scale
# (from the constraint g_3^2 = g_2^2 = (5/3)*g_1^2)
sin2_NCG = 3.0/8.0
print(f"\n  Cross-check 1: NCG prediction at unification scale")
print(f"    sin^2(theta_W) = 3/8 = {sin2_NCG:.4f} (Chamseddine-Connes 1996)")
print(f"    Framework at M_KK    = {sin2_W_MKK:.4f}")
print(f"    Difference           = {sin2_W_MKK - sin2_NCG:.4f}")
print(f"    The NCG value assumes g_2^2 = (5/3)*g_1^2 (exact unification).")
print(f"    The framework value has g'^2/g^2 = 3*exp(-4*tau) = {3*np.exp(-4*tau):.4f}")
print(f"    (vs NCG: g'^2/g^2 = 3/5 in GUT normalization => sin^2 = 3/8)")

# Cross-check 2: Bi-invariant limit
sin2_biinv = 3.0/4.0
print(f"\n  Cross-check 2: Bi-invariant limit (tau=0)")
print(f"    sin^2(theta_W) = 3/4 = {sin2_biinv} (Paper 24 group-theoretic value)")
print(f"    Our formula at tau=0 = {3.0/(3.0+1.0):.4f}")
print(f"    Match: {'PASS' if abs(3.0/(3.0+1.0) - 0.75) < 1e-10 else 'FAIL'}")

# Cross-check 3: Running direction
# b_1 > 0 (U(1) screening), b_2 < 0 (SU(2) anti-screening)
# Going from high to low energy: alpha_1 INCREASES, alpha_2 DECREASES
# => sin^2 = alpha_Y/(alpha_Y+alpha_2) should DECREASE (alpha_2 grows relative to alpha_Y)
print(f"\n  Cross-check 3: Running direction")
print(f"    sin^2(M_KK) = {sin2_W_MKK:.4f} > sin^2(M_Z) = {sin2_MZ_pureSM:.4f}: ", end="")
print(f"{'PASS' if sin2_W_MKK > sin2_MZ_pureSM else 'FAIL'}")
print(f"    (sin^2 decreases from high to low energy, as expected)")

# Cross-check 4: Verify PDG self-consistency
alpha_Y_PDG = alpha_em_MZ / (1.0 - sin2_W_MZ_PDG)
alpha_2_PDG = alpha_em_MZ / sin2_W_MZ_PDG
sin2_recon = alpha_Y_PDG / (alpha_Y_PDG + alpha_2_PDG)
print(f"\n  Cross-check 4: PDG self-consistency")
print(f"    alpha_em = {alpha_em_MZ:.6e}")
print(f"    alpha_Y  = {alpha_Y_PDG:.6e}, alpha_2 = {alpha_2_PDG:.6e}")
print(f"    sin^2 reconstructed = {sin2_recon:.6f} (should be {sin2_W_MZ_PDG})")
print(f"    Match: {'PASS' if abs(sin2_recon - sin2_W_MZ_PDG) < 1e-6 else 'FAIL'}")

# Cross-check 5: Standard SM running from GUT unification
# At M_GUT ~ 2e16 GeV with unification alpha_1 = alpha_2 = alpha_3 ~ 1/25:
alpha_GUT_inv = 25.0  # (local)
M_GUT = 2e16  # GeV
ln_GUT = np.log(M_GUT / M_Z)
sin2_GUT = (3.0/5.0)*alpha_GUT_inv / ((3.0/5.0)*alpha_GUT_inv + alpha_GUT_inv)
# = (3/5)/(3/5 + 1) = (3/5)/(8/5) = 3/8 = 0.375
a1_inv_MZ_GUT = alpha_GUT_inv + b1_SM/(2*PI)*ln_GUT
a2_inv_MZ_GUT = alpha_GUT_inv + b2_SM/(2*PI)*ln_GUT
sin2_MZ_from_GUT = (3.0/5.0)*a2_inv_MZ_GUT / ((3.0/5.0)*a2_inv_MZ_GUT + a1_inv_MZ_GUT)
print(f"\n  Cross-check 5: Standard SU(5) GUT running")
print(f"    sin^2(M_GUT) = 3/8 = 0.375 (unification condition)")
print(f"    1/alpha_GUT = {alpha_GUT_inv}")
print(f"    sin^2(M_Z) from GUT = {sin2_MZ_from_GUT:.6f}")
print(f"    PDG = {sin2_W_MZ_PDG}")
print(f"    GUT discrepancy = {abs(sin2_MZ_from_GUT - sin2_W_MZ_PDG)/sin2_W_MZ_PDG*100:.2f}%")
print(f"    (Standard SU(5) gets ~5% discrepancy, improved by SUSY threshold corrections)")

# ══════════════════════════════════════════════════════════════════════════════
# SECTION 7: GATE VERDICT
# ══════════════════════════════════════════════════════════════════════════════
print("\n" + "=" * 72)
print("7. GATE VERDICT: WEINBERG-72")
print("=" * 72)

# The pure SM running gives the most CONSERVATIVE prediction (no model-dependent thresholds)
sin2_best = sin2_MZ_pureSM

# With thresholds, the Model B (NCG unification) is most physically motivated
sin2_thresh_B = results["B: NCG unification"]['sin2_MZ']

disc_pureSM = abs(sin2_MZ_pureSM - sin2_W_MZ_PDG) / sin2_W_MZ_PDG * 100
disc_B = results["B: NCG unification"]['discrepancy_pct']
disc_A = results["A: Universal"]['discrepancy_pct']
disc_C = results["C: Color-only"]['discrepancy_pct']
disc_D = results["D: Casimir-weighted"]['discrepancy_pct']

print(f"\n  SCHEME-INDEPENDENT result at M_KK:")
print(f"    sin^2(theta_W)|_{{M_KK}} = {sin2_W_MKK:.6f} (tau_fold = {tau_fold})")
print(f"    This is a PERMANENT GEOMETRIC result from Paper 13 eq (5.21)")

print(f"\n  SCHEME-DEPENDENT results at M_Z (require RG running + thresholds):")
print(f"    Pure SM running:          sin^2(M_Z) = {sin2_MZ_pureSM:.6f}  ({disc_pureSM:.1f}% from PDG)")
print(f"    Model A (universal):      sin^2(M_Z) = {results['A: Universal']['sin2_MZ']:.6f}  ({disc_A:.1f}%)")
print(f"    Model B (NCG):            sin^2(M_Z) = {sin2_thresh_B:.6f}  ({disc_B:.1f}%)")
print(f"    Model C (color-only):     sin^2(M_Z) = {results['C: Color-only']['sin2_MZ']:.6f}  ({disc_C:.1f}%)")
print(f"    Model D (Casimir-wt):     sin^2(M_Z) = {results['D: Casimir-weighted']['sin2_MZ']:.6f}  ({disc_D:.1f}%)")

# Determine gate verdict using the PURE SM running (most conservative)
# and the range across threshold models
disc_min = min(disc_pureSM, disc_A, disc_B, disc_C, disc_D)
disc_max = max(disc_pureSM, disc_A, disc_B, disc_C, disc_D)

# The pure SM running is the most scheme-independent of the M_Z predictions
if disc_pureSM < 15:
    gate_verdict = "PASS"
elif disc_pureSM < 30:
    gate_verdict = "INFO"
else:
    gate_verdict = "FAIL"

# Check if ANY threshold model passes
any_pass = disc_min < 15
any_info = disc_min < 30

print(f"\n  Gate threshold:")
print(f"    PASS: < 15% discrepancy")
print(f"    INFO: 15-30% discrepancy")
print(f"    FAIL: > 30% discrepancy")

print(f"\n  Pure SM running discrepancy: {disc_pureSM:.1f}%")
print(f"  Threshold model range: [{disc_min:.1f}%, {disc_max:.1f}%]")

if gate_verdict == "PASS":
    verdict_detail = f"Pure SM running from sin^2(M_KK)=0.584 gives sin^2(M_Z)={sin2_MZ_pureSM:.4f}, {disc_pureSM:.1f}% from PDG 0.23122"
elif gate_verdict == "INFO":
    verdict_detail = f"Pure SM running gives {disc_pureSM:.1f}% discrepancy. With thresholds: [{disc_min:.1f}%, {disc_max:.1f}%]. Best model {'PASses' if any_pass else 'is INFO'} at {disc_min:.1f}%"
else:
    verdict_detail = f"Pure SM running gives {disc_pureSM:.1f}% discrepancy. All threshold models in [{disc_min:.1f}%, {disc_max:.1f}%]."

# If sin^2 went negative or > 0.5, that's a FAIL
if sin2_MZ_pureSM < 0 or sin2_MZ_pureSM > 0.5:
    gate_verdict = "FAIL"
    verdict_detail = f"sin^2(theta_W)(M_Z) = {sin2_MZ_pureSM:.4f} is UNPHYSICAL"

print(f"\n  ╔══════════════════════════════════════════════════════════════════╗")
print(f"  ║  Gate WEINBERG-72: {gate_verdict:>4s}                                       ║")
print(f"  ║  sin^2(theta_W)|_{{M_KK}} = {sin2_W_MKK:.4f} (scheme-independent)         ║")
print(f"  ║  sin^2(theta_W)|_{{M_Z}}  = {sin2_MZ_pureSM:.4f} (pure SM, {disc_pureSM:.1f}% from PDG) ║")
print(f"  ║  Threshold range: [{disc_min:.1f}%, {disc_max:.1f}%]                          ║")
print(f"  ╚══════════════════════════════════════════════════════════════════╝")

# ══════════════════════════════════════════════════════════════════════════════
# SECTION 8: CONTINUOUS RUNNING CURVE FOR PLOT
# ══════════════════════════════════════════════════════════════════════════════
print("\n" + "=" * 72)
print("8. GENERATING RUNNING CURVE DATA")
print("=" * 72)

# Generate sin^2(theta_W)(mu) from M_KK down to M_Z
n_points = 500
log10_mu = np.linspace(np.log10(M_Z), np.log10(M_KK), n_points)
mu_array = 10.0**log10_mu

# Use the anchored M_KK couplings (pure SM running case)
# 1/alpha_i(mu) = 1/alpha_i(M_KK) + b_i/(2*pi) * ln(M_KK/mu)
sin2_running_pureSM = np.zeros(n_points)
sin2_running_modelA = np.zeros(n_points)
sin2_running_modelB = np.zeros(n_points)
sin2_running_modelC = np.zeros(n_points)

for idx, mu in enumerate(mu_array):
    ln_MKK_over_mu = np.log(M_KK / mu)

    # Pure SM (no thresholds)
    a1_inv = alpha1_inv_MKK_anchored + b1_SM/(2*PI)*ln_MKK_over_mu
    a2_inv = alpha2_inv_MKK_anchored + b2_SM/(2*PI)*ln_MKK_over_mu
    sin2_running_pureSM[idx] = (3.0/5.0)*a2_inv / ((3.0/5.0)*a2_inv + a1_inv)

    # Model A: universal thresholds at M_KK
    x_A = results["A: Universal"]['x_MKK']
    a1_inv_A = c_ratio*x_A + 4*PI*1.0*S_inf + b1_SM/(2*PI)*ln_MKK_over_mu
    a2_inv_A = x_A + 4*PI*1.0*S_inf + b2_SM/(2*PI)*ln_MKK_over_mu
    sin2_running_modelA[idx] = (3.0/5.0)*a2_inv_A / ((3.0/5.0)*a2_inv_A + a1_inv_A)

    # Model B: NCG threshold ratio
    x_B = results["B: NCG unification"]['x_MKK']
    a1_inv_B = c_ratio*x_B + 4*PI*(3/5)*S_inf + b1_SM/(2*PI)*ln_MKK_over_mu
    a2_inv_B = x_B + 4*PI*1.0*S_inf + b2_SM/(2*PI)*ln_MKK_over_mu
    sin2_running_modelB[idx] = (3.0/5.0)*a2_inv_B / ((3.0/5.0)*a2_inv_B + a1_inv_B)

    # Model C: color-only
    x_C = results["C: Color-only"]['x_MKK']
    a1_inv_C = c_ratio*x_C + b1_SM/(2*PI)*ln_MKK_over_mu
    a2_inv_C = x_C + b2_SM/(2*PI)*ln_MKK_over_mu
    sin2_running_modelC[idx] = (3.0/5.0)*a2_inv_C / ((3.0/5.0)*a2_inv_C + a1_inv_C)

# Also compute sin^2(theta_W) as function of tau (for the M_KK boundary condition)
tau_array = np.linspace(0, 0.24, 100)
sin2_vs_tau = 3.0*np.exp(-4.0*tau_array) / (3.0*np.exp(-4.0*tau_array) + 1.0)

print(f"  Generated {n_points} points from log10(M_Z)={np.log10(M_Z):.2f} to log10(M_KK)={np.log10(M_KK):.2f}")

# ══════════════════════════════════════════════════════════════════════════════
# SECTION 9: SAVE DATA
# ══════════════════════════════════════════════════════════════════════════════
print("\n" + "=" * 72)
print("9. SAVING DATA")
print("=" * 72)

out_path = os.path.join(os.path.dirname(__file__), 's72_weinberg_angle.npz')
np.savez(out_path,
    # Gate
    gate_name='WEINBERG-72',
    gate_verdict=gate_verdict,
    gate_detail=verdict_detail,
    # Scheme-independent
    sin2_MKK=sin2_W_MKK,
    tau_fold=tau_fold,
    gp2_MKK=gp2_MKK,
    g2_MKK=g2_MKK,
    sin2_biinvariant=sin2_biinv,
    sin2_NCG=sin2_NCG,
    # Pure SM running
    sin2_MZ_pureSM=sin2_MZ_pureSM,
    disc_pureSM_pct=disc_pureSM,
    alpha1_inv_MKK_anchored=alpha1_inv_MKK_anchored,
    alpha2_inv_MKK_anchored=alpha2_inv_MKK_anchored,
    # SM running from PDG up
    sin2_MKK_SM=sin2_W_MKK_SM,
    alpha1_inv_MKK_SM=alpha1_inv_MKK_SM,
    alpha2_inv_MKK_SM=alpha2_inv_MKK_SM,
    alpha3_inv_MKK_SM=alpha3_inv_MKK_SM,
    # Threshold models
    sin2_MZ_modelA=results["A: Universal"]['sin2_MZ'],
    sin2_MZ_modelB=results["B: NCG unification"]['sin2_MZ'],
    sin2_MZ_modelC=results["C: Color-only"]['sin2_MZ'],
    sin2_MZ_modelD=results["D: Casimir-weighted"]['sin2_MZ'],
    disc_A_pct=disc_A,
    disc_B_pct=disc_B,
    disc_C_pct=disc_C,
    disc_D_pct=disc_D,
    disc_min_pct=disc_min,
    disc_max_pct=disc_max,
    S_inf=S_inf,
    # Running curves
    log10_mu=log10_mu,
    sin2_running_pureSM=sin2_running_pureSM,
    sin2_running_modelA=sin2_running_modelA,
    sin2_running_modelB=sin2_running_modelB,
    sin2_running_modelC=sin2_running_modelC,
    # tau dependence
    tau_array=tau_array,
    sin2_vs_tau=sin2_vs_tau,
    # Constants used
    M_KK_used=M_KK,
    M_Z_used=M_Z,
    ln_ratio=ln_ratio,
    alpha_em_MZ_inv_used=alpha_em_MZ_inv,
    sin2_PDG=sin2_W_MZ_PDG,
)
print(f"  Saved: {out_path}")

# ══════════════════════════════════════════════════════════════════════════════
# SECTION 10: PLOT
# ══════════════════════════════════════════════════════════════════════════════
print("\n" + "=" * 72)
print("10. GENERATING PLOT")
print("=" * 72)

import matplotlib
matplotlib.use('Agg')
import matplotlib.pyplot as plt

fig, axes = plt.subplots(1, 2, figsize=(16, 7))

# Left panel: sin^2(theta_W) vs log10(mu) from M_Z to M_KK
ax1 = axes[0]
ax1.plot(log10_mu, sin2_running_pureSM, 'b-', lw=2.0, label=f'Pure SM ({disc_pureSM:.1f}%)', zorder=5)
ax1.plot(log10_mu, sin2_running_modelA, 'g--', lw=1.5, label=f'Model A: Universal ({disc_A:.1f}%)')
ax1.plot(log10_mu, sin2_running_modelB, 'r-.', lw=1.5, label=f'Model B: NCG ({disc_B:.1f}%)')
ax1.plot(log10_mu, sin2_running_modelC, 'm:', lw=1.5, label=f'Model C: Color-only ({disc_C:.1f}%)')

# Mark key scales
ax1.axhline(sin2_W_MZ_PDG, color='k', ls='--', alpha=0.5, lw=0.8)
ax1.annotate(f'PDG: {sin2_W_MZ_PDG}', xy=(3, sin2_W_MZ_PDG), fontsize=8,
             xytext=(3, sin2_W_MZ_PDG+0.01), ha='left')

ax1.axhline(sin2_W_MKK, color='darkred', ls='--', alpha=0.5, lw=0.8)
ax1.annotate(f'Geometric: {sin2_W_MKK:.4f}', xy=(14, sin2_W_MKK), fontsize=8,
             xytext=(10, sin2_W_MKK+0.015), ha='left', color='darkred')

ax1.axhline(sin2_NCG, color='gray', ls=':', alpha=0.5, lw=0.8)
ax1.annotate(f'NCG: 3/8={sin2_NCG:.3f}', xy=(14, sin2_NCG), fontsize=8,
             xytext=(12, sin2_NCG-0.025), ha='left', color='gray')

ax1.axvline(np.log10(M_KK), color='orange', ls='-', alpha=0.3, lw=1)
ax1.annotate(f'M_KK', xy=(np.log10(M_KK), 0.55), fontsize=8, color='orange')

ax1.axvline(np.log10(M_Z), color='orange', ls='-', alpha=0.3, lw=1)
ax1.annotate(f'M_Z', xy=(np.log10(M_Z), 0.55), fontsize=8, color='orange')

# Gate thresholds
ax1.axhspan(sin2_W_MZ_PDG*0.85, sin2_W_MZ_PDG*1.15, alpha=0.05, color='green', label='PASS band (15%)')
ax1.axhspan(sin2_W_MZ_PDG*0.70, sin2_W_MZ_PDG*1.30, alpha=0.03, color='yellow')

ax1.set_xlabel('log10(mu / GeV)', fontsize=12)
ax1.set_ylabel('sin^2(theta_W)', fontsize=12)
ax1.set_title('Weinberg Angle RG Running: M_KK to M_Z', fontsize=13)
ax1.legend(fontsize=8, loc='upper left')
ax1.set_ylim(0.15, 0.65)
ax1.grid(True, alpha=0.3)

# Right panel: sin^2(theta_W) at M_KK vs tau
ax2 = axes[1]
ax2.plot(tau_array, sin2_vs_tau, 'b-', lw=2.5, label='$3e^{-4\\tau}/(3e^{-4\\tau}+1)$')
ax2.axvline(tau_fold, color='red', ls='--', alpha=0.6, lw=1)
ax2.plot(tau_fold, sin2_W_MKK, 'ro', ms=10, zorder=5,
         label=f'Fold: tau={tau_fold}, sin^2={sin2_W_MKK:.4f}')
ax2.axhline(sin2_NCG, color='gray', ls=':', alpha=0.5, lw=0.8)
ax2.annotate(f'NCG: 3/8', xy=(0.2, sin2_NCG), fontsize=8, color='gray',
             xytext=(0.2, sin2_NCG-0.02))
ax2.axhline(sin2_biinv, color='gray', ls=':', alpha=0.5, lw=0.8)
ax2.annotate(f'Bi-invariant: 3/4', xy=(0.01, sin2_biinv), fontsize=8, color='gray',
             xytext=(0.01, sin2_biinv+0.01))
ax2.axhline(sin2_W_MZ_PDG, color='k', ls='--', alpha=0.3, lw=0.8)
ax2.annotate(f'PDG (M_Z): {sin2_W_MZ_PDG}', xy=(0.15, sin2_W_MZ_PDG), fontsize=8,
             xytext=(0.12, sin2_W_MZ_PDG+0.015))

ax2.set_xlabel('tau (Jensen parameter)', fontsize=12)
ax2.set_ylabel('sin^2(theta_W) at M_KK', fontsize=12)
ax2.set_title('M_KK Boundary Condition vs Jensen Parameter', fontsize=13)
ax2.legend(fontsize=9, loc='upper right')
ax2.set_ylim(0.15, 0.80)
ax2.grid(True, alpha=0.3)

# Add gate verdict box
verdict_text = (
    f"WEINBERG-72: {gate_verdict}\n"
    f"sin^2(M_KK) = {sin2_W_MKK:.4f} (scheme-indep)\n"
    f"sin^2(M_Z) = {sin2_MZ_pureSM:.4f} (pure SM)\n"
    f"PDG = {sin2_W_MZ_PDG}\n"
    f"Discrepancy: {disc_pureSM:.1f}%\n"
    f"S_inf = {S_inf:.3f}"
)
colors = {'PASS': 'lightgreen', 'INFO': 'lightyellow', 'FAIL': 'lightsalmon'}
fig.text(0.5, 0.01, verdict_text, fontsize=9, ha='center', va='bottom',
         bbox=dict(boxstyle='round', facecolor=colors.get(gate_verdict, 'white'), alpha=0.8),
         family='monospace')

plt.tight_layout(rect=[0, 0.10, 1, 1])

plot_path = os.path.join(os.path.dirname(__file__), 's72_weinberg_angle.png')
plt.savefig(plot_path, dpi=150, bbox_inches='tight')
print(f"  Saved: {plot_path}")

# ══════════════════════════════════════════════════════════════════════════════
# FINAL SUMMARY
# ══════════════════════════════════════════════════════════════════════════════
print("\n" + "=" * 72)
print("FINAL SUMMARY")
print("=" * 72)
print(f"  Gate:     WEINBERG-72")
print(f"  Verdict:  {gate_verdict}")
print(f"  Detail:   {verdict_detail}")
print()
print(f"  SCHEME-INDEPENDENT (PERMANENT):")
print(f"    sin^2(theta_W)|_{{M_KK}} = {sin2_W_MKK:.6f}")
print(f"    = 3*exp(-4*tau)/(3*exp(-4*tau)+1) at tau_fold = {tau_fold}")
print(f"    Derived from Baptista Paper 13 eq (5.21), Jensen parametrization")
print()
print(f"  SCHEME-DEPENDENT:")
print(f"    sin^2(theta_W)|_{{M_Z}} = {sin2_MZ_pureSM:.6f} (pure SM RG)")
print(f"    Discrepancy from PDG: {disc_pureSM:.1f}%")
print(f"    Threshold model range: [{disc_min:.1f}%, {disc_max:.1f}%]")
print()
print(f"  COMPARISON:")
print(f"    Standard SU(5) GUT: sin^2(M_GUT) = 3/8, gets ~5% at M_Z (with SUSY)")
print(f"    This framework: sin^2(M_KK) = 0.584, gets {disc_pureSM:.1f}% at M_Z (pure SM)")
print(f"    NCG (CC 1996): sin^2 = 3/8 at cutoff, ~10% at M_Z (from Paper 19)")
